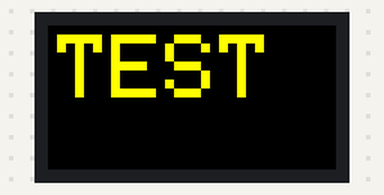
Recording of a program running on a simulated ESP32. On the bench: 32×16 colour display. What the program prints to the serial monitor is not drawn.

Above: at 8.6 s.
At 9.6 s:
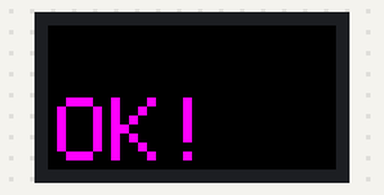
At 24.19 s:
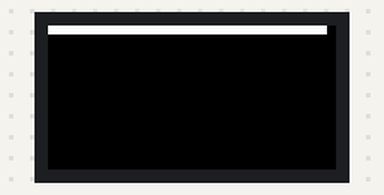
At 26.29 s:
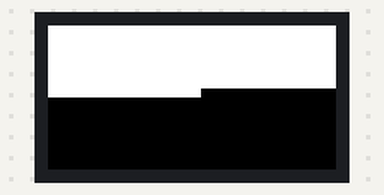
At 28.69 s:
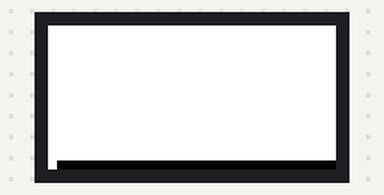
At 33.79 s:
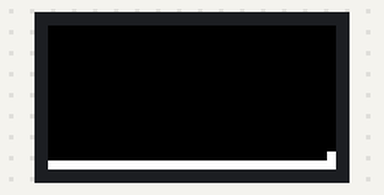

Measured:
- what the display in image 0 shows lasts 1.0 s, from 8.5 s to 9.5 s
- what the display in image 1 shows lasts 4.0 s, from 9.5 s to 13.5 s

The program:

main.cpp
```cpp
/**
 * Example code for testing HUB75 LED Matrix 16x32 with ESP32
 * Based on ESP32-HUB75-MatrixPanel-DMA library
 * https://github.com/mrcodetastic/ESP32-HUB75-MatrixPanel-DMA
 *
 * This code runs a series of tests to verify if your HUB75 panel is working correctly:
 * 1. Basic color test - fills the entire screen with primary colors
 * 2. Text display test - shows some text in different colors
 * 3. Animation test - displays a moving dot on the screen
 * 4. All pixels test - turns on and off each pixel sequentially
 */

 #include <Arduino.h>
 #include <ESP32-HUB75-MatrixPanel-I2S-DMA.h>

 // Panel configuration
 #define PANEL_RES_X 32 // Panel width (columns)
 #define PANEL_RES_Y 16 // Panel height (rows)
 #define PANEL_CHAIN 1  // Number of panels in chain (only 1 in this case)

 // GPIO pin definitions for HUB75
 // You can change these according to your wiring
 #define R1_PIN 25
 #define G1_PIN 26
 #define B1_PIN 27
 #define R2_PIN 14
 #define G2_PIN 12
 #define B2_PIN 13
 #define A_PIN 23
 #define B_PIN 19
 #define C_PIN 5
 #define D_PIN 17
 #define E_PIN -1  // Not used for 16x32 panels
 #define LAT_PIN 4
 #define OE_PIN 15
 #define CLK_PIN 16

 // Create MatrixPanel_I2S_DMA object
 MatrixPanel_I2S_DMA *dma_display = nullptr;

 void setup() {
   // Initialize serial communication
   Serial.begin(115200);
   delay(1000);
   Serial.println("Initializing HUB75 16x32 panel test...");

   // HUB75 configuration
   HUB75_I2S_CFG mxconfig(
     PANEL_RES_X,   // panel width
     PANEL_RES_Y,   // panel height
     PANEL_CHAIN    // number of panels in chain
   );

   // Set GPIO pins
   mxconfig.gpio.r1 = R1_PIN;
   mxconfig.gpio.g1 = G1_PIN;
   mxconfig.gpio.b1 = B1_PIN;
   mxconfig.gpio.r2 = R2_PIN;
   mxconfig.gpio.g2 = G2_PIN;
   mxconfig.gpio.b2 = B2_PIN;
   mxconfig.gpio.a = A_PIN;
   mxconfig.gpio.b = B_PIN;
   mxconfig.gpio.c = C_PIN;
   mxconfig.gpio.d = D_PIN;
   mxconfig.gpio.e = E_PIN;
   mxconfig.gpio.lat = LAT_PIN;
   mxconfig.gpio.oe = OE_PIN;
   mxconfig.gpio.clk = CLK_PIN;

   // Optional settings - adjust if needed
   mxconfig.clkphase = false;
   mxconfig.driver = HUB75_I2S_CFG::FM6126A;  // You can change to ICN2038S, FM6124, or others if needed

   // Initialize the panel
   dma_display = new MatrixPanel_I2S_DMA(mxconfig);

   if (dma_display->begin() != true) {
     Serial.println("Panel not initialized properly. Check connections.");
     return;
   }

   Serial.println("Panel initialized successfully!");

   // Clear the screen on startup
   dma_display->fillScreen(dma_display->color565(0, 0, 0));
   dma_display->setCursor(0, 0);
 }

 // Main loop that runs through all tests
 void loop() {
   // Test 1: Basic colors
   testBasicColors();
   delay(3000);

   // Test 2: Text display
   testText();
   delay(3000);

   // Test 3: Animation
   testAnimation();
   delay(3000);

   // Test 4: All pixels
   testAllPixels();
   delay(3000);
 }

 /**
  * Test 1: Basic Colors Test
  * Fills the entire screen with basic colors (red, green, blue, white)
  * to verify that all color channels are working
  */
 void testBasicColors() {
   // Black (clear screen)
   dma_display->fillScreen(dma_display->color565(0, 0, 0));
   delay(500);

   // Red
   dma_display->fillScreen(dma_display->color565(255, 0, 0));
   delay(1000);

   // Green
   dma_display->fillScreen(dma_display->color565(0, 255, 0));
   delay(1000);

   // Blue
   dma_display->fillScreen(dma_display->color565(0, 0, 255));
   delay(1000);

   // White
   dma_display->fillScreen(dma_display->color565(255, 255, 255));
   delay(1000);
 }

 /**
  * Test 2: Text Display Test
  * Displays sample text in different colors
  * to verify text rendering capabilities
  */
 void testText() {
   // Display "TEST" in yellow
   dma_display->fillScreen(dma_display->color565(0, 0, 0));
   dma_display->setTextColor(dma_display->color565(255, 255, 0)); // Yellow text
   dma_display->setCursor(1, 1);
   dma_display->print("TEST");
   delay(1000);

   // Display "OK!" in magenta
   dma_display->fillScreen(dma_display->color565(0, 0, 0));
   dma_display->setTextColor(dma_display->color565(255, 0, 255)); // Magenta
   dma_display->setCursor(1, 8);
   dma_display->print("OK!");
   delay(1000);
 }

 /**
  * Test 3: Animation Test
  * Displays a moving pixel animation
  * to verify refresh rate and pixel addressing
  */
 void testAnimation() {
   dma_display->fillScreen(dma_display->color565(0, 0, 0));

   for (int i = 0; i < 3; i++) { // 3 repetitions
     // Horizontal pixel movement
     for (int x = 0; x < PANEL_RES_X; x++) {
       dma_display->fillScreen(dma_display->color565(0, 0, 0));
       dma_display->drawPixel(x, PANEL_RES_Y/2, dma_display->color565(0, 255, 255)); // Cyan
       delay(50);
     }

     // Vertical pixel movement
     for (int y = 0; y < PANEL_RES_Y; y++) {
       dma_display->fillScreen(dma_display->color565(0, 0, 0));
       dma_display->drawPixel(PANEL_RES_X/2, y, dma_display->color565(255, 165, 0)); // Orange
       delay(50);
     }
   }
 }

 /**
  * Test 4: All Pixels Test
  * Turns on and off each pixel one by one
  * to verify that all pixels on the panel are functional
  */
 void testAllPixels() {
   dma_display->fillScreen(dma_display->color565(0, 0, 0));

   // Turn on all pixels sequentially
   for (int y = 0; y < PANEL_RES_Y; y++) {
     for (int x = 0; x < PANEL_RES_X; x++) {
       dma_display->drawPixel(x, y, dma_display->color565(255, 255, 255));
       delay(10);
     }
   }

   // Turn off all pixels sequentially
   for (int y = 0; y < PANEL_RES_Y; y++) {
     for (int x = 0; x < PANEL_RES_X; x++) {
       dma_display->drawPixel(x, y, dma_display->color565(0, 0, 0));
       delay(10);
     }
   }
 }
```
